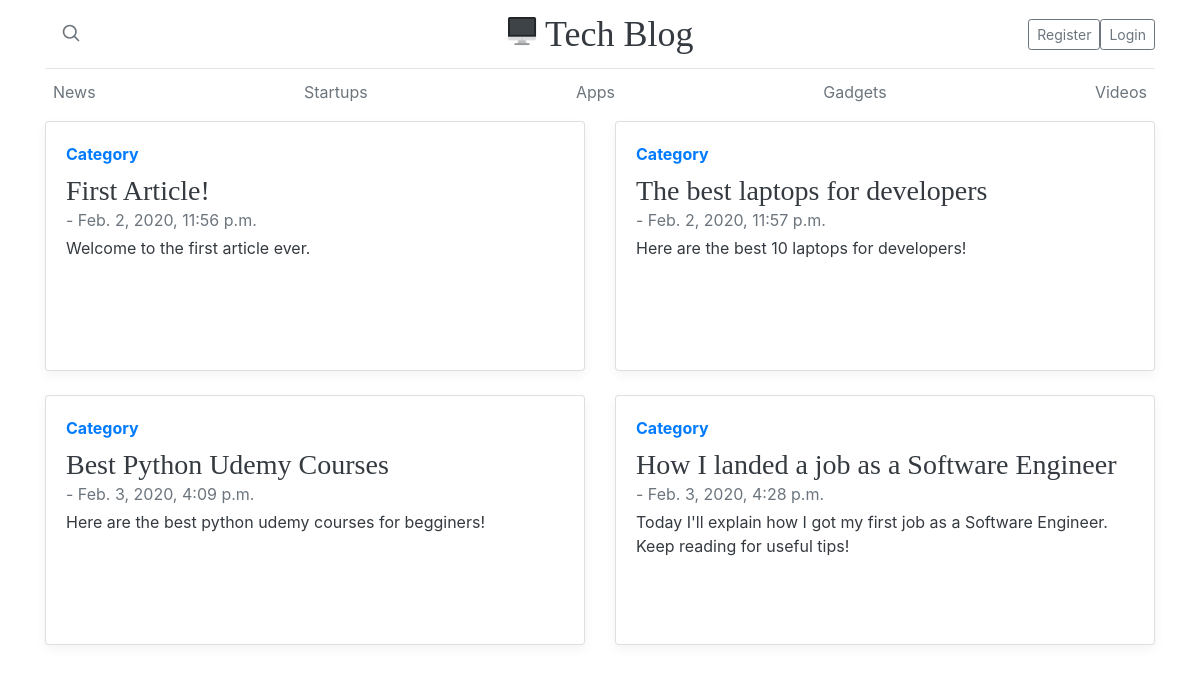
The app's page /, older data.
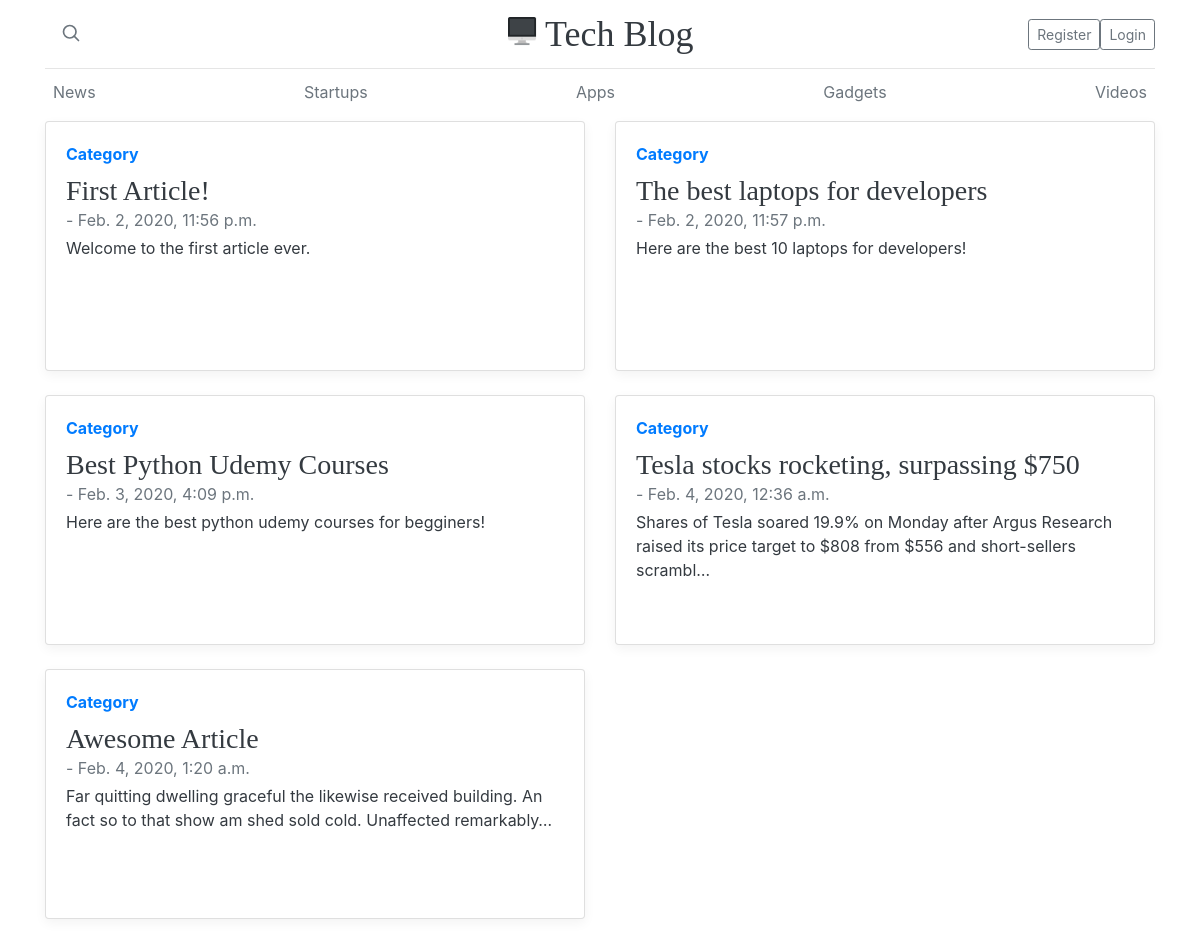
The same page, newer data.
### articles/models.py (models this page shows)
class Article(models.Model):
    title = models.CharField(max_length=96)
    content = models.TextField()
    publish_date = models.DateTimeField(default=datetime.now)
    thumbnail_url = models.URLField(null=True)
    author = models.ForeignKey(settings.AUTH_USER_MODEL, on_delete=models.CASCADE, null=True)
    def get_absolute_url(self):
        return reverse("articles:article-detail", kwargs={"id": self.id})

### articles/views.py (the view)
# urls.py: path('', ArticleListView.as_view(), name='article-list'),
class ArticleListView(ListView):
    template_name = 'articles/article_list.html'
    queryset = Article.objects.all()

### articles/templates/articles/article_list.html (shortened to what this page needs)
{% extends 'base.html' %}
{% load static %}
{% block content %}
{% for instance in object_list %}
<div class="col-md-6">
    <div class="card flex-md-row mb-4 box-shadow h-md-250">
        <div class="card-body d-flex flex-column align-items-start">
            <strong class="d-inline-block mb-2 text-primary">Category</strong>
            <h3 class="mb-0">
                <a class="text-dark" href="{{ instance.get_absolute_url }}">{{ instance.title }}</a>
            </h3>
            <div class="mb-1 text-muted">{{ instance.author.username }} - {{ instance.publish_date }}</div>
            <a class="text-dark" href="{{ instance.get_absolute_url }}">
                <p class="card-text mb-auto">{{ instance.content|truncatechars:128}}</p>
            </a>
        </div>
    </div>
</div>
{% endfor %}
{% endblock %}

### templates/base.html (shortened to what this page needs)
<!doctype html>
{% load static %}
<html>
<head>
  <link href="{% static "css/bootstrap.min.css" %}"" rel=" stylesheet">
  <link href="{% static "css/style.css" %}" rel="stylesheet" type="text/css">
  <link href="{% static "css/blog.css" %}" rel="stylesheet" type="text/css">
  <link href="{% static "css/css" %}" rel="stylesheet">
</head>
<body>
  <div class="container">
    <header class="blog-header py-3">
      <div class="row flex-nowrap justify-content-between align-items-center">
        <div class="col-4 d-flex  align-items-center">
          <a class="text-muted" href="/#">
            <svg xmlns="http://www.w3.org/2000/svg" width="20" height="20" viewBox="0 0 24 24" fill="none"
              stroke="currentColor" stroke-width="2" stroke-linecap="round" stroke-linejoin="round" class="mx-3">
              <circle cx="10.5" cy="10.5" r="7.5"></circle>
              <line x1="21" y1="21" x2="15.8" y2="15.8"></line>
            </svg>
          </a>
        </div>
        <div class="col-4 text-center">
          <a class="blog-header-logo text-dark" href="/">
            <div><img src="{% static "images/computer-png.png" %}" width=30 height=30 class="d-inline-block align-top"
                alt="logo">
              Tech Blog
            </div>
          </a>
        </div>
        <div class="col-4 d-flex justify-content-end align-items-center">
          {% if user.is_authenticated %}
          <form action="{% url 'logout' %}" method='POST'>{% csrf_token %}
            <p>{{ user.username }} <input type='submit' class="btn btn-sm btn-outline-secondary" value='Logout' /> </p>
          </form>
          {% else %}
          <a class="btn btn-sm btn-outline-secondary" href="{% url 'signup' %}">Register</a>
          <a class="btn btn-sm btn-outline-secondary" href="{% url 'login' %}">Login</a>
          {% endif %}
        </div>
      </div>
    </header>
    <div class="nav-scroller py-1 mb-2">
      <nav class="nav d-flex justify-content-between">
        <a class="p-2 text-muted" href="#">News</a>
        <a class="p-2 text-muted" href="#">Startups</a>
        <a class="p-2 text-muted" href="#">Apps</a>
        <a class="p-2 text-muted" href="#">Gadgets</a>
        <a class="p-2 text-muted" href="#">Videos</a>
      </nav>
    </div>
    <div class="row mb-2">
      {% block content %}{% endblock %}
    </div>
  </div>
</body>
</html>

### static/css/blog.css (style rules this page uses)
.blog-header { line-height: 1; border-bottom: 1px solid #e5e5e5; }
.blog-header-logo { font-family: "Playfair Display", Georgia, "Times New Roman", serif; font-size: 2.25rem; }
h1, h2, h3, h4, h5, h6 { font-family: "Playfair Display", Georgia, "Times New Roman", serif; }
.nav-scroller { position: relative; z-index: 2; height: 2.75rem; overflow-y: hidden; }
.nav-scroller .nav { display: -webkit-box; display: -ms-flexbox; display: flex; -ms-flex-wrap: nowrap; flex-wrap: nowrap; padding-bottom: 1rem; margin-top: -1px; overflow-x: auto; text-align: center; white-space: nowrap; -webkit-overflow-scrolling: touch; }
@media (min-width: 768px) { .h-md-250 { height: 250px; } }
.box-shadow { box-shadow: 0 .25rem .75rem rgba(0, 0, 0, .05); }

Row changes from the older to the newer data that the page shows:
removed Article: title "How I landed a job as a Software Engineer", publish_date "Feb. 3, 2020, 4:28 p.m.", content "Today I'll explain how I got my first job as a Software Engineer. Keep reading for useful tips!"
added Article: title "Tesla stocks rocketing, surpassing $750", publish_date "Feb. 4, 2020, 12:36 a.m.", content "Shares of Tesla soared 19.9% on Monday after Argus Research raised its price target to $808 from $556 and short-sellers scrambl…"
added Article: title "Awesome Article", publish_date "Feb. 4, 2020, 1:20 a.m.", content "Far quitting dwelling graceful the likewise received building. An fact so to that show am shed sold cold. Unaffected remarkably…"
